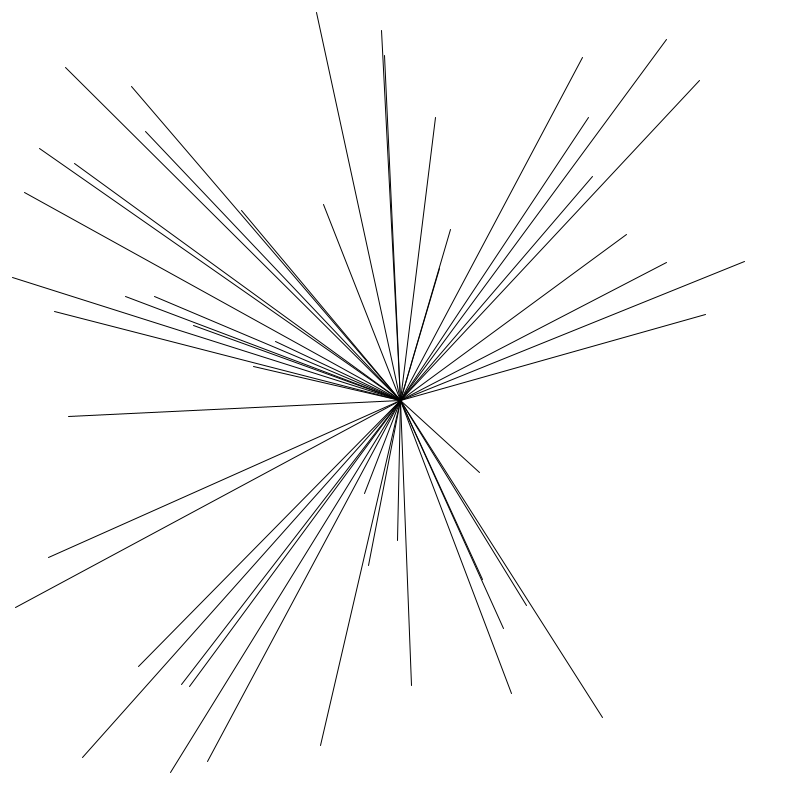
Frame 1 (no input)
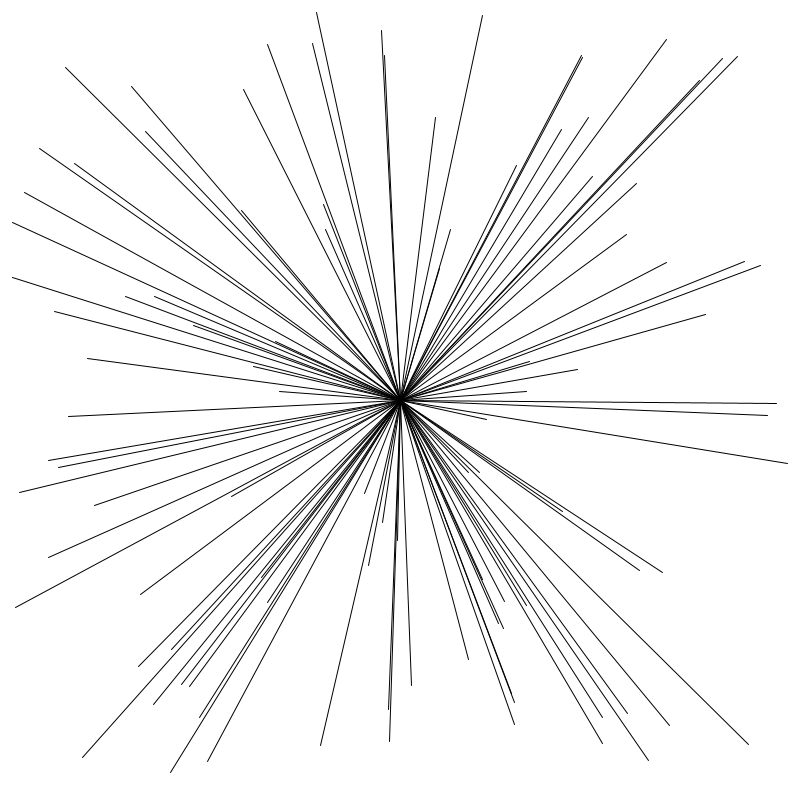
Frame 2 (the mouse pressed at the canvas centre, redrawn once)

The Processing sketch that drew these frames (run headless with seeded random() and noise(); the mouse was pressed at the canvas centre and the sketch redrawn once):

// Processing sketch: processing_140095
// ── processing_140095.pde

void setup()
{
  size(800, 800);
  background(255);
  smooth();
}


void draw() 
{
  int NoOfLines = 50;
  int x = width/2;
  int y = height/2;
  int lineAngle = (int)random(360);
  int lineLength = 100;
  
  for (int i = 0; i < NoOfLines; i++) {

    newLine(x, y, lineAngle, lineLength);

  }  
  noLoop();  
}


void newLine(int x, int y, int lineAngle, int lineLength){

  int xx = (int)random(width);
  int yy = (int)random(height);

  
  
  line(x,y,xx,yy);
}
